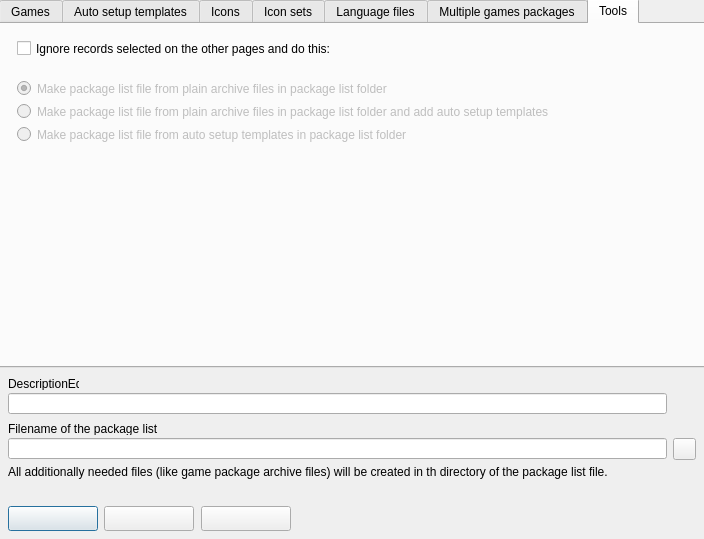
<?xml version="1.0" encoding="UTF-8"?>
<ui version="4.0">
  <class>PackageCreationForm</class>
  <widget class="QDialog" name="PackageCreationForm">
    <property name="geometry"><rect><x>0</x><y>0</y><width>704</width><height>539</height></rect></property>
    <property name="windowTitle"><string>PackageCreationForm</string></property>
    <property name="vclPosition" stdset="0"><string notr="true">poOwnerFormCenter</string></property>
    <property name="vclBorderIcons" stdset="0"><string notr="true">biSystemMenu,biMaximize</string></property>
    <property name="vclKeyPreview" stdset="0"><bool>true</bool></property>
    <property name="vclMinWidth" stdset="0"><number>500</number></property>
    <property name="vclMinHeight" stdset="0"><number>250</number></property>
    <property name="vclDesignWidth" stdset="0"><number>704</number></property>
    <property name="vclDesignHeight" stdset="0"><number>539</number></property>
    <widget class="QToolButton" name="OutputFileButton">
      <property name="geometry"><rect><x>673</x><y>438</y><width>23</width><height>22</height></rect></property>
      <property name="vclAnchors" stdset="0"><string notr="true">akRight,akBottom</string></property>
      <property name="tag" stdset="0"><number>4</number></property>
      <property name="icon"><iconset resource="../../resources/dfend.qrc"><normaloff>:/glyphs/92d9d1a333bceee3.png</normaloff></iconset></property>
      <property name="iconSize"><size><width>16</width><height>16</height></size></property>
    </widget>
    <widget class="QLabel" name="InfoLabel">
      <property name="geometry"><rect><x>8</x><y>465</y><width>659</width><height>35</height></rect></property>
      <property name="vclAnchors" stdset="0"><string notr="true">akLeft,akRight,akBottom</string></property>
      <property name="text"><string>All additionally needed files (like game package archive files) will be created in th directory of the package list file.</string></property>
      <property name="textFormat"><enum>Qt::PlainText</enum></property>
      <property name="wordWrap"><bool>true</bool></property>
      <property name="alignment"><set>Qt::AlignLeft|Qt::AlignTop</set></property>
    </widget>
    <widget class="QPushButton" name="OKButton">
      <property name="geometry"><rect><x>8</x><y>506</y><width>90</width><height>25</height></rect></property>
      <property name="vclAnchors" stdset="0"><string notr="true">akLeft,akBottom</string></property>
      <property name="text"><string></string></property>
      <property name="autoDefault"><bool>false</bool></property>
      <property name="vclKind" stdset="0"><string notr="true">bkOK</string></property>
      <property name="default"><bool>true</bool></property>
      <property name="vclModalResult" stdset="0"><string notr="true">mrOk</string></property>
      <property name="vclOnClick" stdset="0"><string notr="true">OKButtonClick</string></property>
    </widget>
    <widget class="QPushButton" name="CancelButton">
      <property name="geometry"><rect><x>104</x><y>506</y><width>90</width><height>25</height></rect></property>
      <property name="vclAnchors" stdset="0"><string notr="true">akLeft,akBottom</string></property>
      <property name="text"><string></string></property>
      <property name="autoDefault"><bool>false</bool></property>
      <property name="vclKind" stdset="0"><string notr="true">bkCancel</string></property>
      <property name="vclCancel" stdset="0"><bool>true</bool></property>
      <property name="vclModalResult" stdset="0"><string notr="true">mrCancel</string></property>
    </widget>
    <widget class="QPushButton" name="HelpButton">
      <property name="geometry"><rect><x>201</x><y>506</y><width>90</width><height>25</height></rect></property>
      <property name="vclAnchors" stdset="0"><string notr="true">akLeft,akBottom</string></property>
      <property name="text"><string></string></property>
      <property name="autoDefault"><bool>false</bool></property>
      <property name="vclKind" stdset="0"><string notr="true">bkHelp</string></property>
      <property name="vclOnClick" stdset="0"><string notr="true">HelpButtonClick</string></property>
    </widget>
    <widget class="QTabWidget" name="PageControl">
      <property name="geometry"><rect><x>-1</x><y>-2</y><width>707</width><height>370</height></rect></property>
      <property name="vclAnchors" stdset="0"><string notr="true">akLeft,akTop,akRight,akBottom</string></property>
      <property name="currentIndex"><number>6</number></property>
      <widget class="QWidget" name="TabSheet1">
        <attribute name="title"><string>Games</string></attribute>
        <attribute name="icon"><iconset resource="../../resources/dfend.qrc"><normaloff>:/imagelists/PackageCreationFormUnit/ImageList/4.png</normaloff></iconset></attribute>
        <property name="vclDesignWidth" stdset="0"><number>699</number></property>
        <property name="vclDesignHeight" stdset="0"><number>342</number></property>
        <widget class="QFrame" name="GamesPanel">
          <property name="geometry"><rect><x>0</x><y>305</y><width>699</width><height>36</height></rect></property>
          <property name="vclAlign" stdset="0"><string notr="true">alBottom</string></property>
          <property name="frameShape"><enum>QFrame::NoFrame</enum></property>
          <property name="frameShadow"><enum>QFrame::Plain</enum></property>
          <property name="vclClass" stdset="0"><string notr="true">TPanel</string></property>
          <widget class="QPushButton" name="GamesSelectAllButton">
            <property name="geometry"><rect><x>0</x><y>6</y><width>107</width><height>25</height></rect></property>
            <property name="text"><string>SelectAllButton</string></property>
            <property name="autoDefault"><bool>false</bool></property>
            <property name="vclOnClick" stdset="0"><string notr="true">ButtonWork</string></property>
          </widget>
          <widget class="QPushButton" name="GamesSelectNoneButton">
            <property name="geometry"><rect><x>113</x><y>6</y><width>107</width><height>25</height></rect></property>
            <property name="tag" stdset="0"><number>1</number></property>
            <property name="text"><string>SelectNoneButton</string></property>
            <property name="autoDefault"><bool>false</bool></property>
            <property name="vclOnClick" stdset="0"><string notr="true">ButtonWork</string></property>
          </widget>
          <widget class="QPushButton" name="GamesSelectGenreButton">
            <property name="geometry"><rect><x>226</x><y>6</y><width>107</width><height>25</height></rect></property>
            <property name="tag" stdset="0"><number>2</number></property>
            <property name="text"><string>By ...</string></property>
            <property name="autoDefault"><bool>false</bool></property>
            <property name="vclOnClick" stdset="0"><string notr="true">ButtonWork</string></property>
          </widget>
        </widget>
        <widget class="TListView" name="GamesListView">
          <property name="geometry"><rect><x>0</x><y>0</y><width>699</width><height>305</height></rect></property>
          <property name="vclAlign" stdset="0"><string notr="true">alClient</string></property>
          <property name="viewStyle" stdset="0"><string notr="true">vsReport</string></property>
          <property name="checkboxes" stdset="0"><bool>true</bool></property>
          <property name="readOnly" stdset="0"><bool>true</bool></property>
        </widget>
      </widget>
      <widget class="QWidget" name="TabSheet2">
        <attribute name="title"><string>Auto setup templates</string></attribute>
        <attribute name="icon"><iconset resource="../../resources/dfend.qrc"><normaloff>:/imagelists/PackageCreationFormUnit/ImageList/5.png</normaloff></iconset></attribute>
        <property name="vclDesignWidth" stdset="0"><number>699</number></property>
        <property name="vclDesignHeight" stdset="0"><number>342</number></property>
        <widget class="QFrame" name="AutoSetupPanel">
          <property name="geometry"><rect><x>0</x><y>305</y><width>699</width><height>36</height></rect></property>
          <property name="vclAlign" stdset="0"><string notr="true">alBottom</string></property>
          <property name="frameShape"><enum>QFrame::NoFrame</enum></property>
          <property name="frameShadow"><enum>QFrame::Plain</enum></property>
          <property name="vclClass" stdset="0"><string notr="true">TPanel</string></property>
          <widget class="QPushButton" name="AutoSetupSelectAllButton">
            <property name="geometry"><rect><x>0</x><y>6</y><width>107</width><height>25</height></rect></property>
            <property name="tag" stdset="0"><number>3</number></property>
            <property name="text"><string>SelectAllButton</string></property>
            <property name="autoDefault"><bool>false</bool></property>
            <property name="vclOnClick" stdset="0"><string notr="true">ButtonWork</string></property>
          </widget>
          <widget class="QPushButton" name="AutoSetupSelectNoneButton">
            <property name="geometry"><rect><x>113</x><y>6</y><width>107</width><height>25</height></rect></property>
            <property name="tag" stdset="0"><number>4</number></property>
            <property name="text"><string>SelectNoneButton</string></property>
            <property name="autoDefault"><bool>false</bool></property>
            <property name="vclOnClick" stdset="0"><string notr="true">ButtonWork</string></property>
          </widget>
          <widget class="QPushButton" name="AutoSetupSelectGenreButton">
            <property name="geometry"><rect><x>226</x><y>6</y><width>107</width><height>25</height></rect></property>
            <property name="tag" stdset="0"><number>5</number></property>
            <property name="text"><string>By ...</string></property>
            <property name="autoDefault"><bool>false</bool></property>
            <property name="vclOnClick" stdset="0"><string notr="true">ButtonWork</string></property>
          </widget>
        </widget>
        <widget class="TListView" name="AutoSetupListView">
          <property name="geometry"><rect><x>0</x><y>0</y><width>699</width><height>305</height></rect></property>
          <property name="vclAlign" stdset="0"><string notr="true">alClient</string></property>
          <property name="viewStyle" stdset="0"><string notr="true">vsReport</string></property>
          <property name="checkboxes" stdset="0"><bool>true</bool></property>
          <property name="readOnly" stdset="0"><bool>true</bool></property>
        </widget>
      </widget>
      <widget class="QWidget" name="TabSheet3">
        <attribute name="title"><string>Icons</string></attribute>
        <attribute name="icon"><iconset resource="../../resources/dfend.qrc"><normaloff>:/imagelists/PackageCreationFormUnit/ImageList/6.png</normaloff></iconset></attribute>
        <property name="vclDesignWidth" stdset="0"><number>699</number></property>
        <property name="vclDesignHeight" stdset="0"><number>342</number></property>
        <widget class="QFrame" name="IconsPanel">
          <property name="geometry"><rect><x>0</x><y>305</y><width>699</width><height>36</height></rect></property>
          <property name="vclAlign" stdset="0"><string notr="true">alBottom</string></property>
          <property name="frameShape"><enum>QFrame::NoFrame</enum></property>
          <property name="frameShadow"><enum>QFrame::Plain</enum></property>
          <property name="vclClass" stdset="0"><string notr="true">TPanel</string></property>
          <widget class="QPushButton" name="IconsSelectAllButton">
            <property name="geometry"><rect><x>0</x><y>6</y><width>107</width><height>25</height></rect></property>
            <property name="tag" stdset="0"><number>6</number></property>
            <property name="text"><string>SelectAllButton</string></property>
            <property name="autoDefault"><bool>false</bool></property>
            <property name="vclOnClick" stdset="0"><string notr="true">ButtonWork</string></property>
          </widget>
          <widget class="QPushButton" name="IconsSelectNoneButton">
            <property name="geometry"><rect><x>113</x><y>6</y><width>107</width><height>25</height></rect></property>
            <property name="tag" stdset="0"><number>7</number></property>
            <property name="text"><string>SelectNoneButton</string></property>
            <property name="autoDefault"><bool>false</bool></property>
            <property name="vclOnClick" stdset="0"><string notr="true">ButtonWork</string></property>
          </widget>
        </widget>
        <widget class="TListView" name="IconsListView">
          <property name="geometry"><rect><x>0</x><y>0</y><width>699</width><height>305</height></rect></property>
          <property name="vclAlign" stdset="0"><string notr="true">alClient</string></property>
          <property name="viewStyle" stdset="0"><string notr="true">vsReport</string></property>
          <property name="columnCaptions" stdset="0">
            <stringlist notr="true">
              <string>Name</string>
            </stringlist>
          </property>
          <property name="columnWidths" stdset="0"><string notr="true">50</string></property>
          <property name="checkboxes" stdset="0"><bool>true</bool></property>
          <property name="readOnly" stdset="0"><bool>true</bool></property>
          <property name="showColumnHeaders" stdset="0"><bool>false</bool></property>
          <property name="vclSmallImages" stdset="0"><string notr="true">IconsImageList</string></property>
        </widget>
      </widget>
      <widget class="QWidget" name="TabSheet6">
        <attribute name="title"><string>Icon sets</string></attribute>
        <attribute name="icon"><iconset resource="../../resources/dfend.qrc"><normaloff>:/imagelists/PackageCreationFormUnit/ImageList/7.png</normaloff></iconset></attribute>
        <property name="vclDesignWidth" stdset="0"><number>699</number></property>
        <property name="vclDesignHeight" stdset="0"><number>342</number></property>
        <widget class="QFrame" name="IconSetsPanel">
          <property name="geometry"><rect><x>0</x><y>305</y><width>699</width><height>36</height></rect></property>
          <property name="vclAlign" stdset="0"><string notr="true">alBottom</string></property>
          <property name="frameShape"><enum>QFrame::NoFrame</enum></property>
          <property name="frameShadow"><enum>QFrame::Plain</enum></property>
          <property name="vclClass" stdset="0"><string notr="true">TPanel</string></property>
          <widget class="QPushButton" name="IconSetsSelectAllButton">
            <property name="geometry"><rect><x>0</x><y>6</y><width>107</width><height>25</height></rect></property>
            <property name="tag" stdset="0"><number>8</number></property>
            <property name="text"><string>SelectAllButton</string></property>
            <property name="autoDefault"><bool>false</bool></property>
            <property name="vclOnClick" stdset="0"><string notr="true">ButtonWork</string></property>
          </widget>
          <widget class="QPushButton" name="IconSetsSelectNoneButton">
            <property name="geometry"><rect><x>113</x><y>6</y><width>107</width><height>25</height></rect></property>
            <property name="tag" stdset="0"><number>9</number></property>
            <property name="text"><string>SelectNoneButton</string></property>
            <property name="autoDefault"><bool>false</bool></property>
            <property name="vclOnClick" stdset="0"><string notr="true">ButtonWork</string></property>
          </widget>
        </widget>
        <widget class="QListWidget" name="IconSetsListBox">
          <property name="geometry"><rect><x>0</x><y>0</y><width>699</width><height>305</height></rect></property>
          <property name="vclAlign" stdset="0"><string notr="true">alClient</string></property>
          <property name="vclCheckList" stdset="0"><bool>true</bool></property>
        </widget>
      </widget>
      <widget class="QWidget" name="TabSheet4">
        <attribute name="title"><string>Language files</string></attribute>
        <attribute name="icon"><iconset resource="../../resources/dfend.qrc"><normaloff>:/imagelists/PackageCreationFormUnit/ImageList/8.png</normaloff></iconset></attribute>
        <property name="vclDesignWidth" stdset="0"><number>699</number></property>
        <property name="vclDesignHeight" stdset="0"><number>342</number></property>
        <widget class="QFrame" name="LanguageFilesPanel">
          <property name="geometry"><rect><x>0</x><y>305</y><width>699</width><height>36</height></rect></property>
          <property name="vclAlign" stdset="0"><string notr="true">alBottom</string></property>
          <property name="frameShape"><enum>QFrame::NoFrame</enum></property>
          <property name="frameShadow"><enum>QFrame::Plain</enum></property>
          <property name="vclClass" stdset="0"><string notr="true">TPanel</string></property>
          <widget class="QPushButton" name="LanguageFilesSelectAllButton">
            <property name="geometry"><rect><x>0</x><y>6</y><width>107</width><height>25</height></rect></property>
            <property name="tag" stdset="0"><number>10</number></property>
            <property name="text"><string>SelectAllButton</string></property>
            <property name="autoDefault"><bool>false</bool></property>
            <property name="vclOnClick" stdset="0"><string notr="true">ButtonWork</string></property>
          </widget>
          <widget class="QPushButton" name="LanguageFilesSelectNoneButton">
            <property name="geometry"><rect><x>113</x><y>6</y><width>107</width><height>25</height></rect></property>
            <property name="tag" stdset="0"><number>11</number></property>
            <property name="text"><string>SelectNoneButton</string></property>
            <property name="autoDefault"><bool>false</bool></property>
            <property name="vclOnClick" stdset="0"><string notr="true">ButtonWork</string></property>
          </widget>
        </widget>
        <widget class="QListWidget" name="LanguageFilesListBox">
          <property name="geometry"><rect><x>0</x><y>0</y><width>699</width><height>305</height></rect></property>
          <property name="vclAlign" stdset="0"><string notr="true">alClient</string></property>
          <property name="vclCheckList" stdset="0"><bool>true</bool></property>
        </widget>
      </widget>
      <widget class="QWidget" name="TabSheet5">
        <attribute name="title"><string>Multiple games packages</string></attribute>
        <attribute name="icon"><iconset resource="../../resources/dfend.qrc"><normaloff>:/imagelists/PackageCreationFormUnit/ImageList/9.png</normaloff></iconset></attribute>
        <property name="vclDesignWidth" stdset="0"><number>699</number></property>
        <property name="vclDesignHeight" stdset="0"><number>342</number></property>
        <widget class="QFrame" name="PackagesPanel">
          <property name="geometry"><rect><x>0</x><y>305</y><width>699</width><height>36</height></rect></property>
          <property name="vclAlign" stdset="0"><string notr="true">alBottom</string></property>
          <property name="frameShape"><enum>QFrame::NoFrame</enum></property>
          <property name="frameShadow"><enum>QFrame::Plain</enum></property>
          <property name="vclClass" stdset="0"><string notr="true">TPanel</string></property>
          <widget class="QPushButton" name="PackagesAddButton">
            <property name="geometry"><rect><x>0</x><y>6</y><width>107</width><height>25</height></rect></property>
            <property name="tag" stdset="0"><number>12</number></property>
            <property name="text"><string>Add</string></property>
            <property name="icon"><iconset resource="../../resources/dfend.qrc"><normaloff>:/glyphs/7bc99400adfc8024.png</normaloff></iconset></property>
            <property name="autoDefault"><bool>false</bool></property>
            <property name="vclOnClick" stdset="0"><string notr="true">ButtonWork</string></property>
          </widget>
          <widget class="QPushButton" name="PackagesEditButton">
            <property name="geometry"><rect><x>113</x><y>6</y><width>107</width><height>25</height></rect></property>
            <property name="tag" stdset="0"><number>13</number></property>
            <property name="text"><string>Edit</string></property>
            <property name="icon"><iconset resource="../../resources/dfend.qrc"><normaloff>:/glyphs/8cae1683440d5f8e.png</normaloff></iconset></property>
            <property name="autoDefault"><bool>false</bool></property>
            <property name="vclOnClick" stdset="0"><string notr="true">ButtonWork</string></property>
          </widget>
          <widget class="QPushButton" name="PackagesDelButton">
            <property name="geometry"><rect><x>226</x><y>6</y><width>107</width><height>25</height></rect></property>
            <property name="tag" stdset="0"><number>14</number></property>
            <property name="text"><string>Delete</string></property>
            <property name="icon"><iconset resource="../../resources/dfend.qrc"><normaloff>:/glyphs/190e94d8efb3a1c9.png</normaloff></iconset></property>
            <property name="autoDefault"><bool>false</bool></property>
            <property name="vclOnClick" stdset="0"><string notr="true">ButtonWork</string></property>
          </widget>
        </widget>
        <widget class="QListWidget" name="PackagesListBox">
          <property name="geometry"><rect><x>0</x><y>0</y><width>699</width><height>305</height></rect></property>
          <property name="vclAlign" stdset="0"><string notr="true">alClient</string></property>
        </widget>
      </widget>
      <widget class="QWidget" name="TabSheet7">
        <attribute name="title"><string>Tools</string></attribute>
        <attribute name="icon"><iconset resource="../../resources/dfend.qrc"><normaloff>:/imagelists/PackageCreationFormUnit/ImageList/10.png</normaloff></iconset></attribute>
        <property name="vclDesignWidth" stdset="0"><number>699</number></property>
        <property name="vclDesignHeight" stdset="0"><number>342</number></property>
        <widget class="QCheckBox" name="ToolsCheckBox">
          <property name="geometry"><rect><x>16</x><y>16</y><width>636</width><height>17</height></rect></property>
          <property name="vclAnchors" stdset="0"><string notr="true">akLeft,akTop,akRight</string></property>
          <property name="text"><string>Ignore records selected on the other pages and do this:</string></property>
        </widget>
        <widget class="QRadioButton" name="ToolsRadioButton1">
          <property name="geometry"><rect><x>16</x><y>56</y><width>677</width><height>17</height></rect></property>
          <property name="enabled"><bool>false</bool></property>
          <property name="vclAnchors" stdset="0"><string notr="true">akLeft,akTop,akRight</string></property>
          <property name="text"><string>Make package list file from plain archive files in package list folder</string></property>
          <property name="checked"><bool>true</bool></property>
        </widget>
        <widget class="QRadioButton" name="ToolsRadioButton2">
          <property name="geometry"><rect><x>16</x><y>79</y><width>677</width><height>17</height></rect></property>
          <property name="enabled"><bool>false</bool></property>
          <property name="vclAnchors" stdset="0"><string notr="true">akLeft,akTop,akRight</string></property>
          <property name="text"><string>Make package list file from plain archive files in package list folder and add auto setup templates</string></property>
        </widget>
        <widget class="QRadioButton" name="ToolsRadioButton3">
          <property name="geometry"><rect><x>16</x><y>102</y><width>677</width><height>17</height></rect></property>
          <property name="enabled"><bool>false</bool></property>
          <property name="vclAnchors" stdset="0"><string notr="true">akLeft,akTop,akRight</string></property>
          <property name="text"><string>Make package list file from auto setup templates in package list folder</string></property>
        </widget>
      </widget>
    </widget>
    <widget class="QLineEdit" name="OutputFileEdit">
      <property name="geometry"><rect><x>8</x><y>438</y><width>659</width><height>21</height></rect></property>
      <property name="vclAnchors" stdset="0"><string notr="true">akLeft,akRight,akBottom</string></property>
    </widget>
    <widget class="QLabel" name="OutputFileEdit_EditLabel">
      <property name="geometry"><rect><x>8</x><y>422</y><width>150</width><height>13</height></rect></property>
      <property name="text"><string>Filename of the package list file</string></property>
      <property name="textFormat"><enum>Qt::PlainText</enum></property>
      <property name="vclAutoSize" stdset="0"><bool>true</bool></property>
      <property name="vclFocusControl" stdset="0"><string notr="true">OutputFileEdit</string></property>
      <property name="vclLabeledEditOf" stdset="0"><string notr="true">OutputFileEdit</string></property>
    </widget>
    <widget class="QLineEdit" name="DescriptionEdit">
      <property name="geometry"><rect><x>8</x><y>393</y><width>659</width><height>21</height></rect></property>
      <property name="vclAnchors" stdset="0"><string notr="true">akLeft,akRight,akBottom</string></property>
    </widget>
    <widget class="QLabel" name="DescriptionEdit_EditLabel">
      <property name="geometry"><rect><x>8</x><y>377</y><width>71</width><height>13</height></rect></property>
      <property name="text"><string>DescriptionEdit</string></property>
      <property name="textFormat"><enum>Qt::PlainText</enum></property>
      <property name="vclAutoSize" stdset="0"><bool>true</bool></property>
      <property name="vclFocusControl" stdset="0"><string notr="true">DescriptionEdit</string></property>
      <property name="vclLabeledEditOf" stdset="0"><string notr="true">DescriptionEdit</string></property>
    </widget>
    <widget class="QMenu" name="GamesPopupMenu">
      <property name="vclPopupMenu" stdset="0"><bool>true</bool></property>
    </widget>
    <widget class="QMenu" name="AutoSetupPopupMenu">
      <property name="vclPopupMenu" stdset="0"><bool>true</bool></property>
    </widget>
  </widget>
  <customwidgets>
    <customwidget>
      <class>TListView</class>
      <extends>QWidget</extends>
      <header>ComCtrls.h</header>
    </customwidget>
  </customwidgets>
  <tabstops>
    <tabstop>PageControl</tabstop>
    <tabstop>GamesListView</tabstop>
    <tabstop>GamesSelectAllButton</tabstop>
    <tabstop>GamesSelectNoneButton</tabstop>
    <tabstop>GamesSelectGenreButton</tabstop>
    <tabstop>AutoSetupListView</tabstop>
    <tabstop>AutoSetupSelectAllButton</tabstop>
    <tabstop>AutoSetupSelectNoneButton</tabstop>
    <tabstop>AutoSetupSelectGenreButton</tabstop>
    <tabstop>IconsListView</tabstop>
    <tabstop>IconsSelectAllButton</tabstop>
    <tabstop>IconsSelectNoneButton</tabstop>
    <tabstop>IconSetsListBox</tabstop>
    <tabstop>IconSetsSelectAllButton</tabstop>
    <tabstop>IconSetsSelectNoneButton</tabstop>
    <tabstop>LanguageFilesListBox</tabstop>
    <tabstop>LanguageFilesSelectAllButton</tabstop>
    <tabstop>LanguageFilesSelectNoneButton</tabstop>
    <tabstop>PackagesListBox</tabstop>
    <tabstop>PackagesAddButton</tabstop>
    <tabstop>PackagesEditButton</tabstop>
    <tabstop>PackagesDelButton</tabstop>
    <tabstop>ToolsCheckBox</tabstop>
    <tabstop>ToolsRadioButton1</tabstop>
    <tabstop>ToolsRadioButton2</tabstop>
    <tabstop>ToolsRadioButton3</tabstop>
    <tabstop>DescriptionEdit</tabstop>
    <tabstop>OutputFileEdit</tabstop>
    <tabstop>OKButton</tabstop>
    <tabstop>CancelButton</tabstop>
    <tabstop>HelpButton</tabstop>
  </tabstops>
  <resources><include location="../../resources/dfend.qrc"/></resources>
  <connections/>
</ui>
